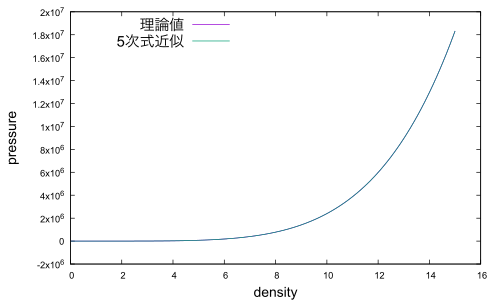

Write the gnuplot code that produced this figure.
set term pdf
set out "5den-pre.pdf"
set xlabel "density"
set ylabel "pressure"
set xlabel font "Arial,15"
set ylabel font "Arial,15"
#ticsはメモリ文字
set tics font "Arial,10"
#keyは凡例
set key font"Arial,16"
set key left top
plot "5den-pre.dat" u 1:2 with lines title "理論値", "5den-pre.dat" u 1:3 with lines title "5次式近似"
